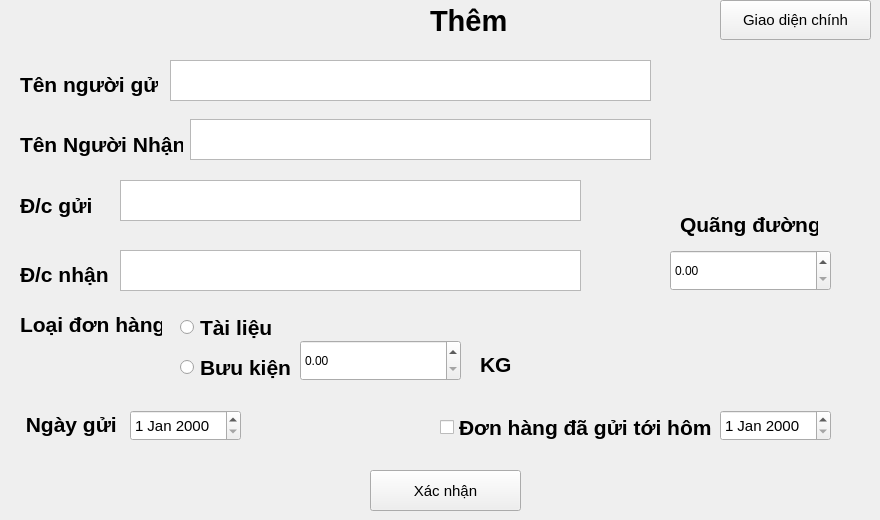
    <widget class="QWidget" name="Them1">
     <widget class="QLabel" name="label0_2">
      <property name="geometry">
       <rect>
        <x>430</x>
        <y>0</y>
        <width>81</width>
        <height>41</height>
       </rect>
      </property>
      <property name="font">
       <font>
        <family>Segoe UI</family>
        <pointsize>22</pointsize>
        <bold>true</bold>
       </font>
      </property>
      <property name="autoFillBackground">
       <bool>false</bool>
      </property>
      <property name="text">
       <string>Thêm</string>
      </property>
     </widget>
     <widget class="QLabel" name="label">
      <property name="geometry">
       <rect>
        <x>20</x>
        <y>191</y>
        <width>73</width>
        <height>28</height>
       </rect>
      </property>
      <property name="font">
       <font>
        <pointsize>16</pointsize>
        <bold>true</bold>
       </font>
      </property>
      <property name="text">
       <string>Đ/c gửi</string>
      </property>
     </widget>
     <widget class="QLabel" name="label_2">
      <property name="geometry">
       <rect>
        <x>20</x>
        <y>260</y>
        <width>90</width>
        <height>28</height>
       </rect>
      </property>
      <property name="font">
       <font>
        <pointsize>16</pointsize>
        <bold>true</bold>
       </font>
      </property>
      <property name="text">
       <string>Đ/c nhận</string>
      </property>
     </widget>
     <widget class="QLabel" name="label_3">
      <property name="geometry">
       <rect>
        <x>20</x>
        <y>410</y>
        <width>97</width>
        <height>28</height>
       </rect>
      </property>
      <property name="font">
       <font>
        <pointsize>16</pointsize>
        <bold>true</bold>
       </font>
      </property>
      <property name="text">
       <string> Ngày gửi</string>
      </property>
     </widget>
     <widget class="QLabel" name="label_4">
      <property name="geometry">
       <rect>
        <x>20</x>
        <y>310</y>
        <width>142</width>
        <height>28</height>
       </rect>
      </property>
      <property name="font">
       <font>
        <pointsize>16</pointsize>
        <bold>true</bold>
       </font>
      </property>
      <property name="text">
       <string>Loại đơn hàng</string>
      </property>
     </widget>
     <widget class="QRadioButton" name="radioButtonTaiLieu">
      <property name="geometry">
       <rect>
        <x>180</x>
        <y>310</y>
        <width>94</width>
        <height>34</height>
       </rect>
      </property>
      <property name="font">
       <font>
        <pointsize>16</pointsize>
        <bold>true</bold>
       </font>
      </property>
      <property name="text">
       <string>Tài liệu</string>
      </property>
     </widget>
     <widget class="QTextEdit" name="textEditDiaChiGui">
      <property name="geometry">
       <rect>
        <x>120</x>
        <y>180</y>
        <width>461</width>
        <height>41</height>
       </rect>
      </property>
      <property name="font">
       <font>
        <pointsize>14</pointsize>
       </font>
      </property>
     </widget>
     <widget class="QCheckBox" name="checkBoxDenChua">
      <property name="geometry">
       <rect>
        <x>440</x>
        <y>410</y>
        <width>275</width>
        <height>34</height>
       </rect>
      </property>
      <property name="font">
       <font>
        <pointsize>16</pointsize>
        <bold>true</bold>
       </font>
      </property>
      <property name="text">
       <string>Đơn hàng đã gửi tới hôm</string>
      </property>
     </widget>
     <widget class="QRadioButton" name="radioButtonBuuKien">
      <property name="geometry">
       <rect>
        <x>180</x>
        <y>350</y>
        <width>113</width>
        <height>34</height>
       </rect>
      </property>
      <property name="font">
       <font>
        <pointsize>16</pointsize>
        <bold>true</bold>
       </font>
      </property>
      <property name="text">
       <string>Bưu kiện</string>
      </property>
     </widget>
     <widget class="QTextEdit" name="textEditDiaChiNhan">
      <property name="geometry">
       <rect>
        <x>120</x>
        <y>250</y>
        <width>461</width>
        <height>41</height>
       </rect>
      </property>
      <property name="font">
       <font>
        <pointsize>14</pointsize>
       </font>
      </property>
     </widget>
     <widget class="QLabel" name="label_5">
      <property name="geometry">
       <rect>
        <x>680</x>
        <y>210</y>
        <width>138</width>
        <height>28</height>
       </rect>
      </property>
      <property name="font">
       <font>
        <pointsize>16</pointsize>
        <bold>true</bold>
       </font>
      </property>
      <property name="text">
       <string>Quãng đường</string>
      </property>
     </widget>
     <widget class="QLabel" name="label_8">
      <property name="geometry">
       <rect>
        <x>480</x>
        <y>350</y>
        <width>52</width>
        <height>28</height>
       </rect>
      </property>
      <property name="font">
       <font>
        <pointsize>16</pointsize>
        <bold>true</bold>
       </font>
      </property>
      <property name="text">
       <string>KG</string>
      </property>
     </widget>
     <widget class="QPushButton" name="pushButtonVeGDCThem">
      <property name="geometry">
       <rect>
        <x>720</x>
        <y>0</y>
        <width>151</width>
        <height>40</height>
       </rect>
      </property>
      <property name="font">
       <font>
        <pointsize>11</pointsize>
        <bold>false</bold>
       </font>
      </property>
      <property name="text">
       <string>Giao diện chính</string>
      </property>
     </widget>
     <widget class="QPushButton" name="pushButtonXacNhanThemDon">
      <property name="geometry">
       <rect>
        <x>370</x>
        <y>470</y>
        <width>151</width>
        <height>41</height>
       </rect>
      </property>
      <property name="font">
       <font>
        <pointsize>11</pointsize>
       </font>
      </property>
      <property name="text">
       <string>Xác nhận</string>
      </property>
     </widget>
     <widget class="QDateEdit" name="dateEditNgayGui">
      <property name="geometry">
       <rect>
        <x>130</x>
        <y>410</y>
        <width>111</width>
        <height>31</height>
       </rect>
      </property>
      <property name="font">
       <font>
        <pointsize>11</pointsize>
       </font>
      </property>
     </widget>
     <widget class="QLabel" name="label_25">
      <property name="geometry">
       <rect>
        <x>20</x>
        <y>70</y>
        <width>138</width>
        <height>28</height>
       </rect>
      </property>
      <property name="font">
       <font>
        <pointsize>16</pointsize>
        <bold>true</bold>
       </font>
      </property>
      <property name="text">
       <string>Tên người gửi</string>
      </property>
     </widget>
     <widget class="QTextEdit" name="textEditTenNguoiGui">
      <property name="geometry">
       <rect>
        <x>170</x>
        <y>60</y>
        <width>481</width>
        <height>41</height>
       </rect>
      </property>
      <property name="font">
       <font>
        <pointsize>14</pointsize>
       </font>
      </property>
     </widget>
     <widget class="QLabel" name="label_26">
      <property name="geometry">
       <rect>
        <x>20</x>
        <y>130</y>
        <width>163</width>
        <height>28</height>
       </rect>
      </property>
      <property name="font">
       <font>
        <pointsize>16</pointsize>
        <bold>true</bold>
       </font>
      </property>
      <property name="text">
       <string>Tên Người Nhận</string>
      </property>
     </widget>
     <widget class="QTextEdit" name="textEditTenNguoiNhan">
      <property name="geometry">
       <rect>
        <x>190</x>
        <y>119</y>
        <width>461</width>
        <height>41</height>
       </rect>
      </property>
      <property name="font">
       <font>
        <pointsize>14</pointsize>
       </font>
      </property>
     </widget>
     <widget class="QDateEdit" name="dateEditNgayNhan">
      <property name="geometry">
       <rect>
        <x>720</x>
        <y>410</y>
        <width>111</width>
        <height>31</height>
       </rect>
      </property>
      <property name="font">
       <font>
        <pointsize>11</pointsize>
       </font>
      </property>
     </widget>
     <widget class="QDoubleSpinBox" name="doubleSpinBoxQuangDuong">
      <property name="geometry">
       <rect>
        <x>670</x>
        <y>250</y>
        <width>161</width>
        <height>41</height>
       </rect>
      </property>
      <property name="maximum">
       <double>1000000.000000000000000</double>
      </property>
     </widget>
     <widget class="QDoubleSpinBox" name="doubleSpinBoxCanNang">
      <property name="geometry">
       <rect>
        <x>300</x>
        <y>340</y>
        <width>161</width>
        <height>41</height>
       </rect>
      </property>
     </widget>
    </widget>
